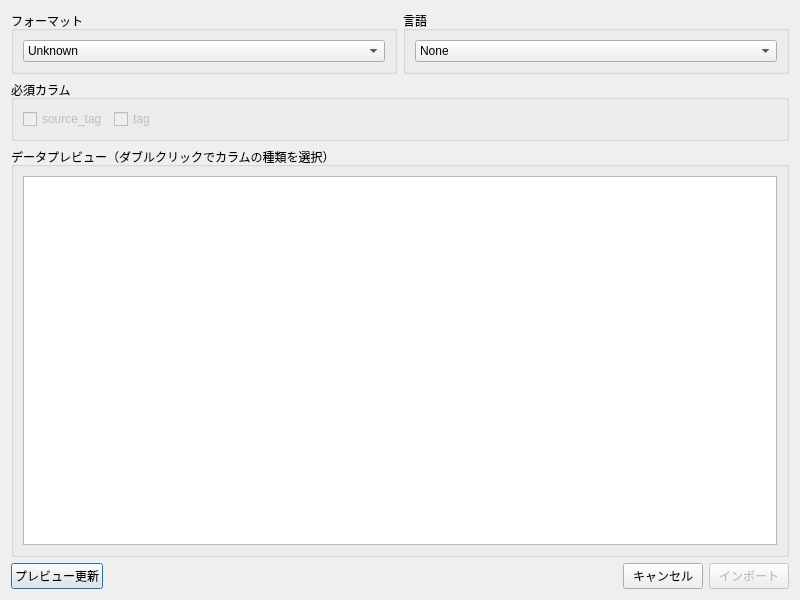
<?xml version="1.0" encoding="UTF-8"?>
<ui version="4.0">
 <class>TagDataImportDialog</class>
 <widget class="QDialog" name="TagDataImportDialog">
  <property name="geometry">
   <rect>
    <x>0</x>
    <y>0</y>
    <width>800</width>
    <height>600</height>
   </rect>
  </property>
  <property name="windowTitle">
   <string>タグデータインポート</string>
  </property>
  <layout class="QVBoxLayout" name="verticalLayout">
   <item>
    <layout class="QHBoxLayout" name="headerLayout">
     <item>
      <widget class="QGroupBox" name="formatGroupBox">
       <property name="title">
        <string>フォーマット</string>
       </property>
       <layout class="QHBoxLayout" name="horizontalLayout">
        <item>
         <widget class="QComboBox" name="formatComboBox">
          <item>
           <property name="text">
            <string>Unknown</string>
           </property>
          </item>
         </widget>
        </item>
       </layout>
      </widget>
     </item>
     <item>
      <widget class="QGroupBox" name="languageGroupBox">
       <property name="title">
        <string>言語</string>
       </property>
       <layout class="QHBoxLayout" name="horizontalLayout_2">
        <item>
         <widget class="QComboBox" name="languageComboBox">
          <item>
           <property name="text">
            <string>None</string>
           </property>
          </item>
         </widget>
        </item>
       </layout>
      </widget>
     </item>
    </layout>
   </item>
   <item>
    <widget class="QGroupBox" name="requiredColumnsGroupBox">
     <property name="title">
      <string>必須カラム</string>
     </property>
     <layout class="QHBoxLayout" name="horizontalLayout_3">
      <item>
       <widget class="QCheckBox" name="sourceTagCheckBox">
        <property name="enabled">
         <bool>false</bool>
        </property>
        <property name="text">
         <string>source_tag</string>
        </property>
        <property name="checked">
         <bool>false</bool>
        </property>
       </widget>
      </item>
      <item>
       <widget class="QCheckBox" name="tagCheckBox">
        <property name="enabled">
         <bool>false</bool>
        </property>
        <property name="text">
         <string>tag</string>
        </property>
       </widget>
      </item>
      <item>
       <spacer name="horizontalSpacer_2">
        <property name="orientation">
         <enum>Qt::Horizontal</enum>
        </property>
        <property name="sizeHint" stdset="0">
         <size>
          <width>40</width>
          <height>20</height>
         </size>
        </property>
       </spacer>
      </item>
     </layout>
    </widget>
   </item>
   <item>
    <widget class="QGroupBox" name="dataPreviewGroupBox">
     <property name="title">
      <string>データプレビュー（ダブルクリックでカラムの種類を選択）</string>
     </property>
     <layout class="QVBoxLayout" name="verticalLayout_2">
      <item>
       <widget class="QTableView" name="dataPreviewTable">
        <property name="selectionMode">
         <enum>QAbstractItemView::SingleSelection</enum>
        </property>
        <property name="selectionBehavior">
         <enum>QAbstractItemView::SelectColumns</enum>
        </property>
        <attribute name="horizontalHeaderStretchLastSection">
         <bool>true</bool>
        </attribute>
       </widget>
      </item>
     </layout>
    </widget>
   </item>
   <item>
    <layout class="QHBoxLayout" name="buttonLayout">
     <item>
      <widget class="QPushButton" name="previewButton">
       <property name="text">
        <string>プレビュー更新</string>
       </property>
      </widget>
     </item>
     <item>
      <spacer name="horizontalSpacer">
       <property name="orientation">
        <enum>Qt::Horizontal</enum>
       </property>
       <property name="sizeHint" stdset="0">
        <size>
         <width>40</width>
         <height>20</height>
        </size>
       </property>
      </spacer>
     </item>
     <item>
      <widget class="QPushButton" name="cancelButton">
       <property name="text">
        <string>キャンセル</string>
       </property>
      </widget>
     </item>
     <item>
      <widget class="QPushButton" name="importButton">
       <property name="enabled">
        <bool>false</bool>
        </property>
       <property name="text">
        <string>インポート</string>
       </property>
      </widget>
     </item>
    </layout>
   </item>
  </layout>
 </widget>
 <resources/>
 <connections/>
</ui>
